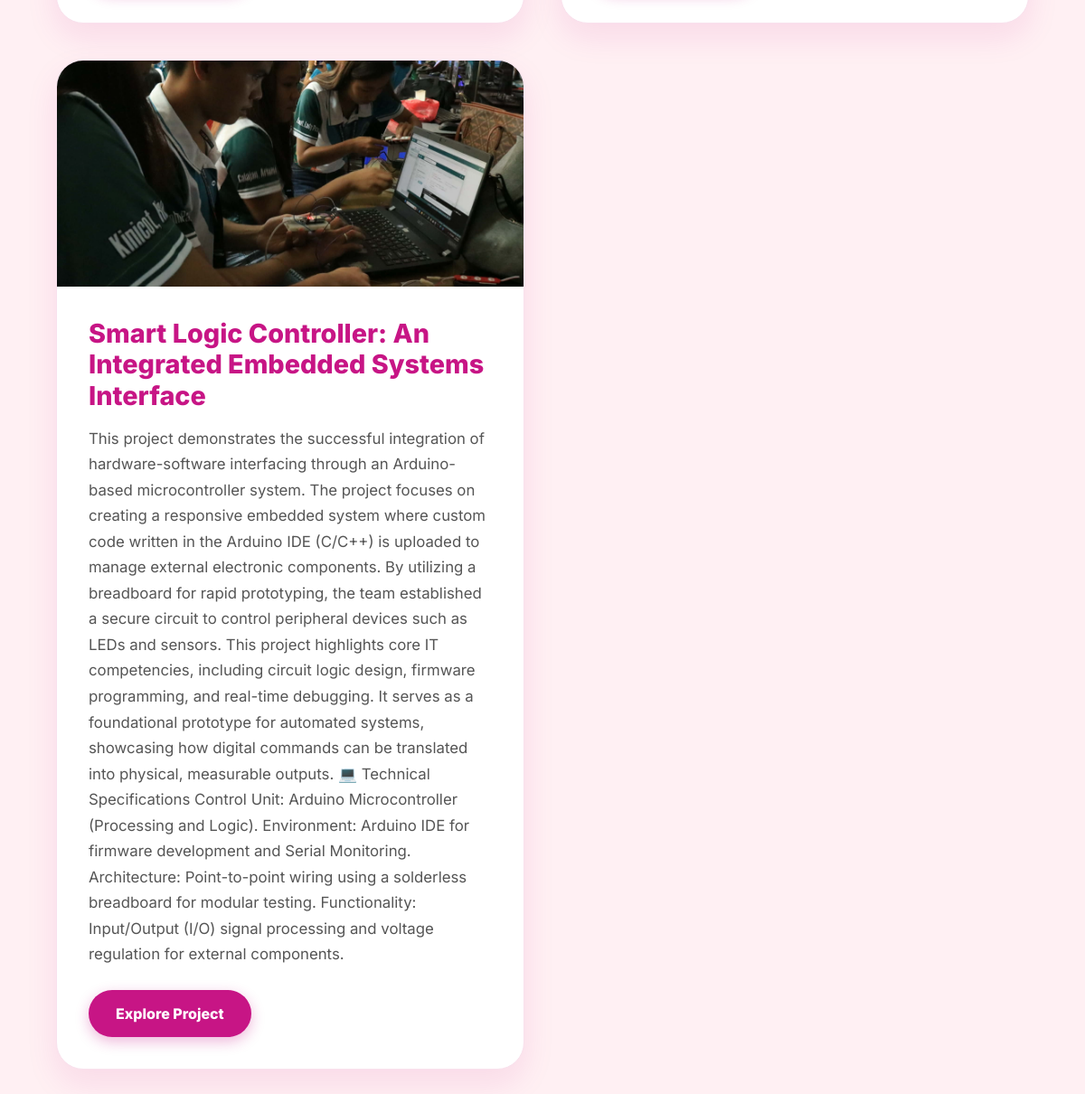
The page /projects/ (lower part) on the database as committed earlier.
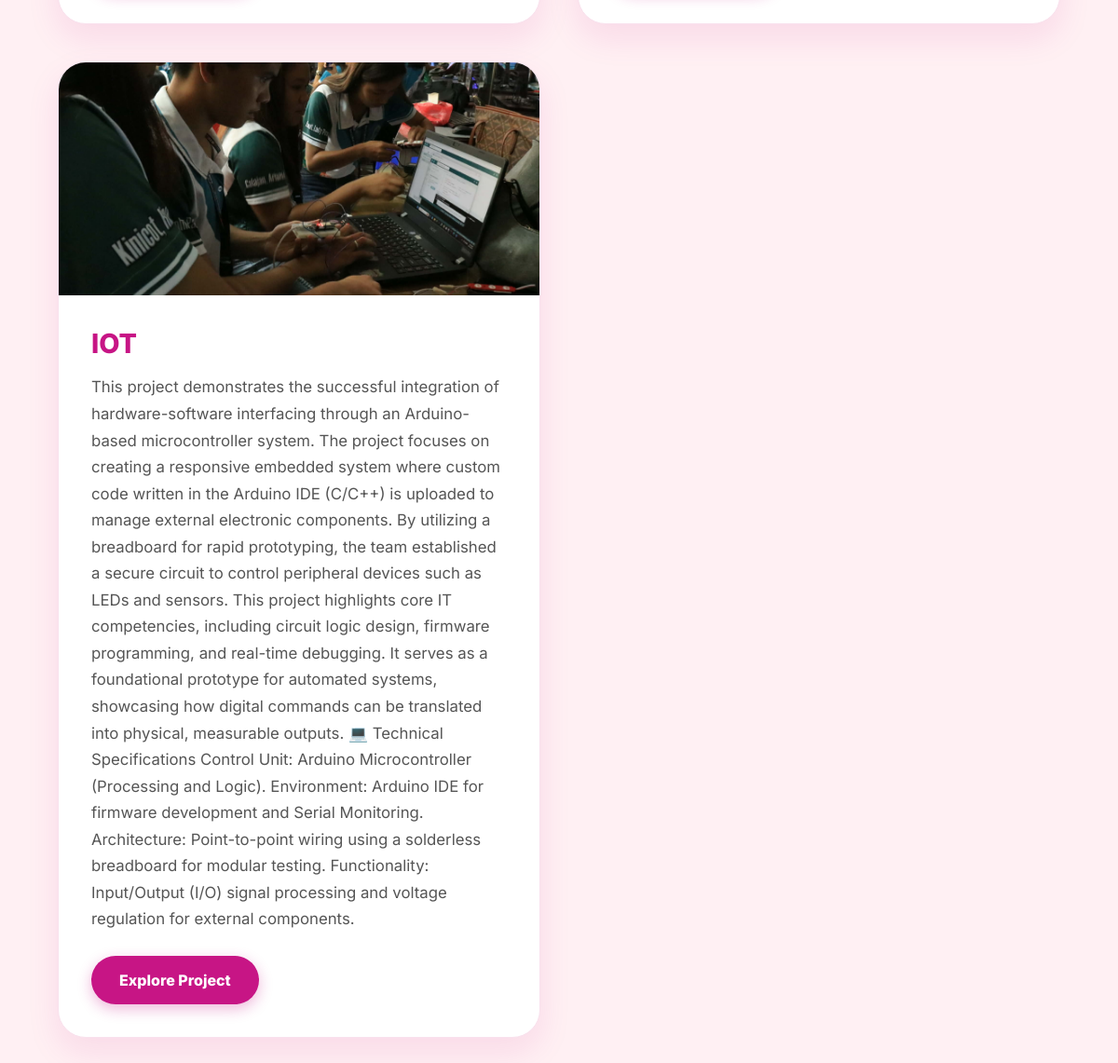
The same page on the database as committed later.
### portfolio/models.py (models this page shows, shortened)
class Project(models.Model):
    title = models.CharField(max_length=100)
    description = models.TextField()
    picture = models.ImageField(upload_to='project_images/')

### portfolio/views.py (the view)
# urls.py: path('projects/', views.projects, name='projects'),
def projects(request):
    projects = Project.objects.all()
    return render(request, 'portfolio/projects.html', {'projects': projects})

### portfolio/templates/portfolio/projects.html (shortened to what this page needs)
{% extends 'portfolio/base.html' %}
{% load static %}
{% block content %}
<main class="page-container">
    <div class="container">
        <div class="projects-grid">
            {% for p in projects %}
            <div class="work-item">
                <div class="work-image">
                    {% if p.picture %}
                        <img src="{{ p.picture.url }}" alt="{{ p.title }}">
                    {% else %}
                        <div class="no-image-placeholder">
                            <i class="fas fa-image"></i>
                            <span>No Preview Uploaded</span>
                        </div>
                    {% endif %}
                </div>
                <div class="work-details">
                    <h3 class="work-title">{{ p.title }}</h3>
                    <p class="work-description">{{ p.description }}</p>
                    <a href="#" class="btn-view-project">
                         Explore Project
                    </a>
                </div>
            </div>
            {% empty %}
                <div style="grid-column: 1 / -1; text-align: center; padding: 50px;">
                    <p class="text-muted">No projects found. Add your best work in the Django Admin!</p>
                </div>
            {% endfor %}
        </div>
    </div>
</main>
{% endblock %}

Rows that differ between the two databases and show on the page:
changed Project: title "Smart Logic Controller: An Integrated Embedded Systems Interface" → "IOT"
